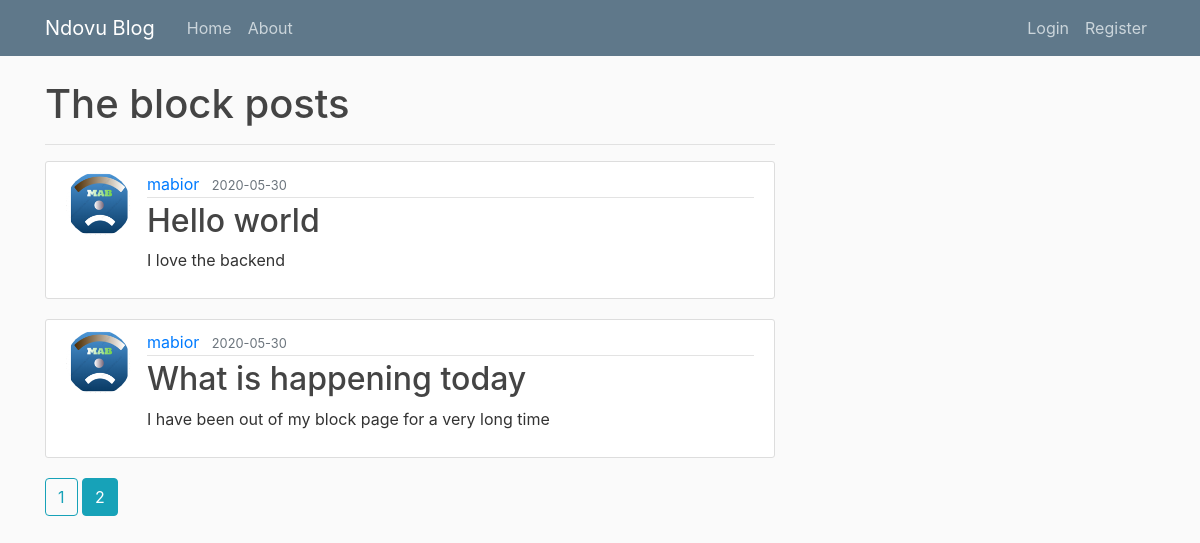
The page /home?page=2 on the database its author committed.
### index/models.py (models this page shows, shortened)
class Post(db.Model):
        id = db.Column(db.Integer, primary_key=True)
        title = db.Column(db.String(100), nullable=False)
        date_posted = db.Column(db.DateTime, nullable=False, default=datetime.utcnow)
        content = db.Column(db.Text, nullable=False)
        user_id = db.Column(db.Integer, db.ForeignKey('user.id'), nullable=False)

class User(db.Model, UserMixin):
        id = db.Column(db.Integer, primary_key=True)
        username = db.Column(db.String(20), unique=True, nullable=False)
        email = db.Column(db.String(120), unique=True, nullable=False)
        image_file = db.Column(db.String(120), nullable=False, default='default.jpg')
        password = db.Column(db.String(120), nullable=False)
        posts = db.relationship('Post', backref='author', lazy=True)

### index/routes.py (the view)
@app.route("/")
@app.route("/home")
def home():
    page = request.args.get('page', 1, type=int)
    posts = Post.query.order_by(Post.date_posted.desc()).paginate(page=page, per_page=5)
    return render_template("home.html", posts=posts)

### index/templates/home.html
{% extends "layout.html" %}
{% block body%}
<h1>The block posts</h1>
<hr />
{% for post in posts.items %}
<article class="media content-section">
  <img class = "rounded-circle article-img" src="{{url_for('static', filename ='images/' + post.author.image_file)}}" alt="">
  <div class="media-body">
    <div class="article-metadata">
    <a class="mr-2" href="{{ url_for('user_posts', username=post.author.username) }}">{{ post.author.username }}</a>
      <small class="text-muted">{{ post.date_posted.strftime('%Y-%m-%d')}}</small>
    </div>
    <h2><a class="article-title" href="{{url_for('post',post_id=post.id)}}">{{post.title}}</a></h2>
    <p class="article-content">{{post["content"]}}</p>
  </div>
</article>
{% endfor %}
{% for page_num in posts.iter_pages(left_edge=1, right_edge=1, left_current=1, right_current=2) %}
    {% if page_num %}
      {% if posts.page == page_num %}
        <a class="btn btn-info mb-4" href="{{ url_for('home', page=page_num) }}">{{ page_num }}</a>
      {% else %}
        <a class="btn btn-outline-info mb-4" href="{{ url_for('home', page=page_num) }}">{{ page_num }}</a>
      {% endif %}
    {% else %}
      ...
    {% endif %}
  {% endfor %}
{% endblock body%}

### index/static/main.css (style rules this page uses)
body { background: #fafafa; color: #333333; margin-top: 5rem; }
h1, h2, h3, h4, h5, h6 { color: #444444; }
.content-section { background: #ffffff; padding: 10px 20px; border: 1px solid #dddddd; border-radius: 3px; margin-bottom: 20px; }
.article-title { color: #444444; }
.article-content { white-space: pre-line; }
.article-img { height: 65px; width: 65px; margin-right: 16px; }
.article-metadata { padding-bottom: 1px; margin-bottom: 4px; border-bottom: 1px solid #e3e3e3 }

### rows shown on the page
Post: image_file (picture), author.username "mabior", date_posted "2020-05-30", title "Hello world", content "I love the backend"
Post: image_file (picture), author.username "mabior", date_posted "2020-05-30", title "What is happening today", content "I have been out of my block page for a very long time"

### other values the page prints
{{ page_num }} "1"
{{ page_num }} "2"
